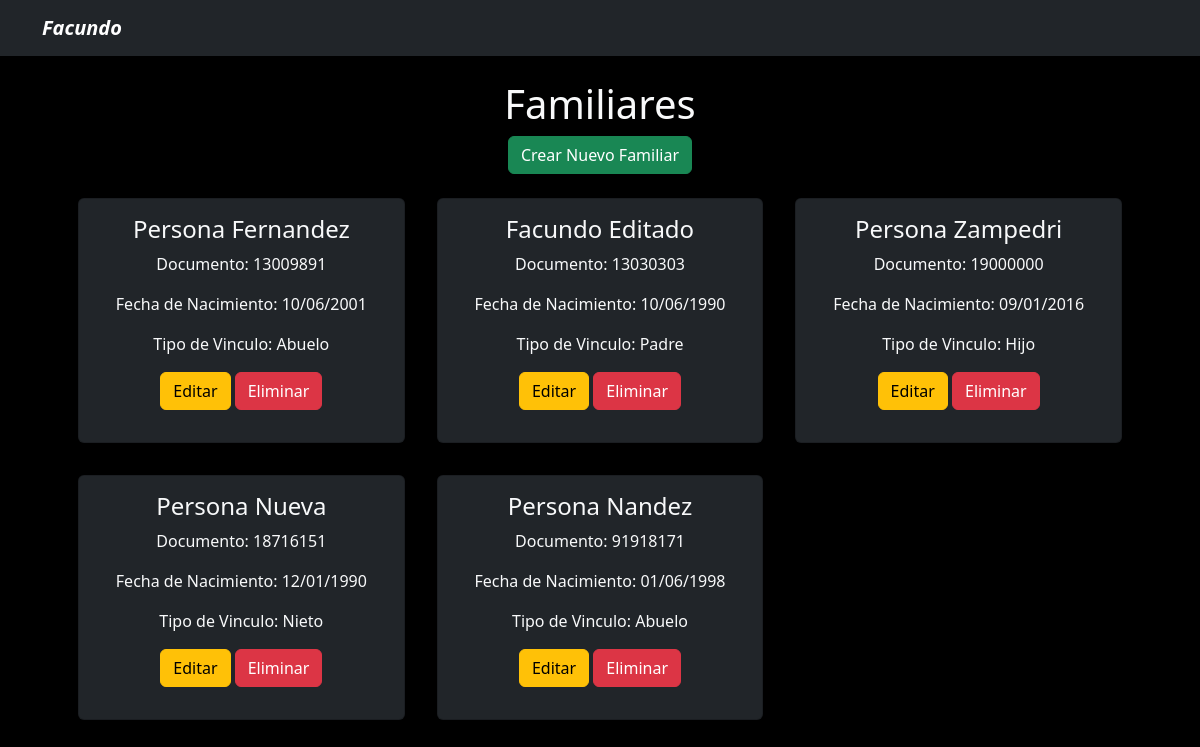
The page / on the database its author committed.
### familiarapi/models.py (models this page shows, shortened)
class Familiar(models.Model):
    persona = models.ForeignKey(Persona, on_delete= models.CASCADE)
    tipo_vinculo = models.CharField(max_length=40)
    created_at = models.DateTimeField(auto_now_add= True)
    updated_at = models.DateTimeField(auto_now= True)

class Persona(models.Model):
    persona = models.CharField(max_length=100)
    documento = models.IntegerField(unique=True)
    fecha_nacimiento = models.DateField(blank=True)
    created_at = models.DateTimeField(auto_now_add= True)
    updated_at = models.DateTimeField(auto_now=True)

### familiarapi/views.py (the view)
# urls.py: path('', Index),
def Index(request):
    familiar = Familiar.objects.all()
    return render(request, "index.html", {"familiares": familiar})

### familiarapi/templates/index.html
{% extends 'base.html' %}
{% block content %}
<div class="container text-center">
    <h1>Familiares</h1>
    <a class="btn btn-success" href="create/">Crear Nuevo Familiar</a>
    <div class="row p-2">
{% for familiar in familiares %}
    <div class="col-4 md-4 p-3">
        <div class="card bg-dark card-project">
            <div class="card-body">
            <h4>{{ familiar.persona.persona }}</h4>
            <p>Documento: {{ familiar.persona.documento }}</p>
            <p>Fecha de Nacimiento: {{ familiar.persona.fecha_nacimiento|date:"d/m/Y" }}</p>
            <p>Tipo de Vinculo: {{ familiar.tipo_vinculo}}</p>
            <p>
            <a class="btn btn-warning" href="/{{ familiar.id }}">Editar</a>
            <a class="btn btn-danger" href="/delete/{{ familiar.persona.id }}">Eliminar</a>
            </p>
            </div>
        </div>
    </div>
{% endfor %}
    </div>
</div>
{% endblock content %}

### familiarapi/templates/base.html (shortened to what this page needs)
{% load static %}
<!DOCTYPE html>
<html lang="en">
<head>
    <link href="https://cdn.jsdelivr.net/npm/bootstrap@5.2.0-beta1/dist/css/bootstrap.min.css" rel="stylesheet">
    <link rel="stylesheet" href="{% static 'main.css' %}">
</head>
<body class="text-light">
    {% include 'partials/navbar.html' %}
    <div class="container p-4">
    {% block content %}
    {% endblock  %}
    </div>
</body>
</html>

### familiarapi/templates/partials/navbar.html (shortened to what this page needs)
{% load static %}
<nav class="navbar navbar-expand-lg navbar-dark bg-dark">
    <div class="container">
      <a class="navbar-brand fw-bold fst-italic" href="/">Facundo</a>
    </div>
</nav>

### familiarapi/static/main.css (style rules this page uses)
body { background: #000; }

### rows shown on the page
Familiar: persona.persona "Persona Fernandez", persona.documento "13009891", persona.fecha_nacimiento "10/06/2001", tipo_vinculo "Abuelo"
Familiar: persona.persona "Facundo Editado", persona.documento "13030303", persona.fecha_nacimiento "10/06/1990", tipo_vinculo "Padre"
Familiar: persona.persona "Persona Zampedri", persona.documento "19000000", persona.fecha_nacimiento "09/01/2016", tipo_vinculo "Hijo"
Familiar: persona.persona "Persona Nueva", persona.documento "18716151", persona.fecha_nacimiento "12/01/1990", tipo_vinculo "Nieto"
Familiar: persona.persona "Persona Nandez", persona.documento "91918171", persona.fecha_nacimiento "01/06/1998", tipo_vinculo "Abuelo"
